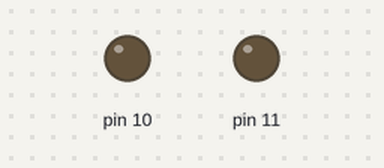
Recording of a sketch running on a simulated Arduino Uno, built with avr-gcc and run on an emulated ATmega328P. Parts: output pins drawn as LEDs (lit = HIGH).

Above: at 0.05 s.
At 1.75 s:
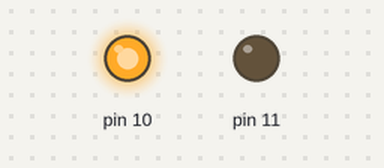
At 3.5 s:
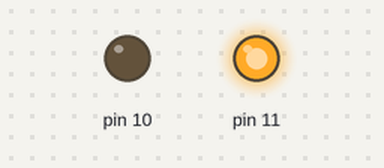
Timing chart, 0 to 8.2 s (numbered marks = the images above):
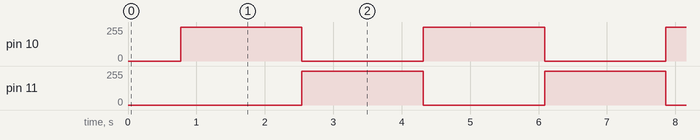

Measured:
- by itself, pin 10, pin 11: alternates 255/255 for 1.8 s and 0/255 for 1.8 s

The sketch:

waterproof_lights.ino
```cpp
void setup() {
  pinMode(11,OUTPUT);
  pinMode(10,OUTPUT);
 digitalWrite(11, LOW);
 digitalWrite(10, LOW);
}
void loop() {
  for (int i = 0; i<256; i++) {
    analogWrite(10, i);
    analogWrite(11,255-i);
    delay(3);
  }
  delay(1000);
  for (int i = 0; i<256; i++) {
    analogWrite(11, i);
    analogWrite(10,255-i);
    delay(3);
  }
  delay (1000);
  //  digitalWrite(10, HIGH);
//  delay(3000);
//  digitalWrite(10, LOW);
//  digitalWrite(11, HIGH);
//  delay(3000);
//  digitalWrite(11, LOW);
  // put your main code here, to run repeatedly:

}
```
